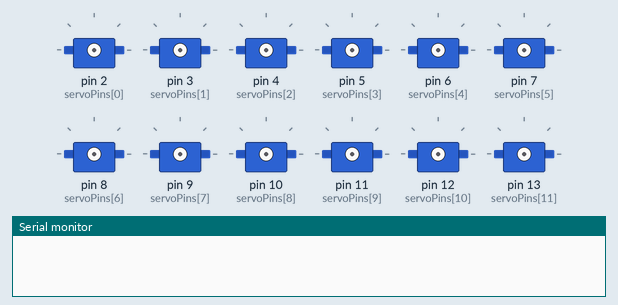
The sketch below on a simulated Arduino Mega 2560, built with avr-gcc and run on an emulated ATmega2560. Parts: 12 × servo, the last lines printed to the serial monitor. The local clock reads 2024-03-15 10:24:30 at power-on unless the sketch sets it.

Above: at 0.0 s.
At 0.49 s:
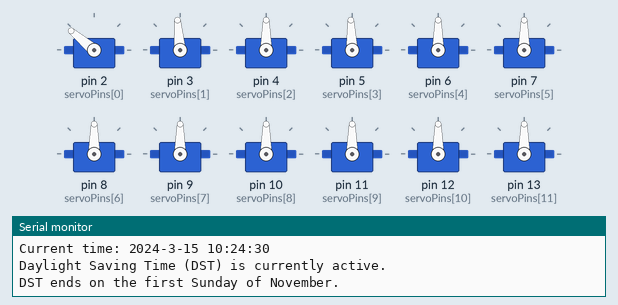
At 1.1 s:
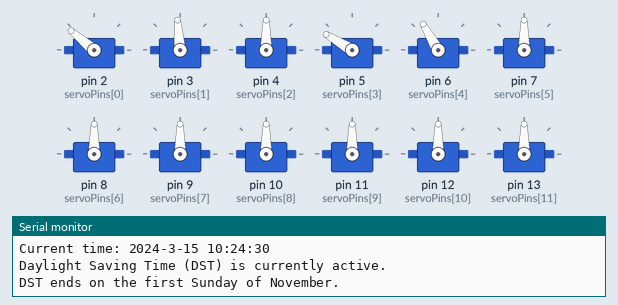
At 2.01 s:
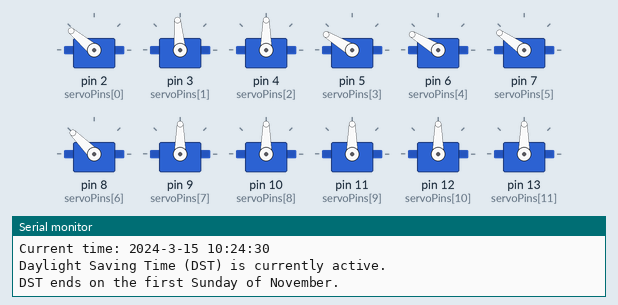
At 2.62 s:
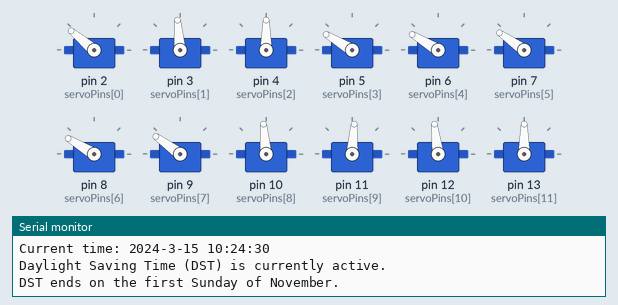
At 3.4 s:
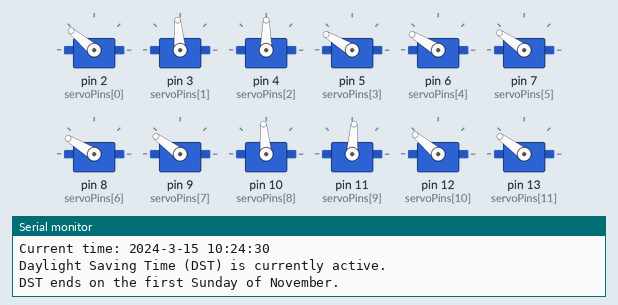
Timing chart, 0 to 4.9 s (numbered marks = the images above):
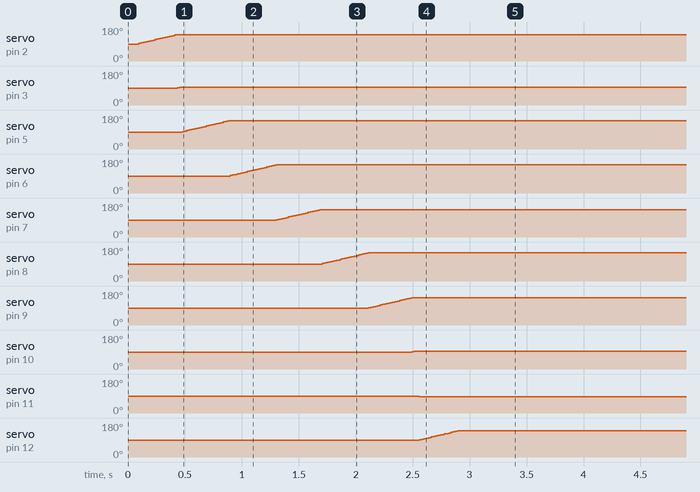

Measured:
- by itself, servo on pin 2 (servoPins[0]): moves from 90° to 140° over 0.34 s
- by itself, servo on pin 3 (servoPins[1]): 90° → 95° at 0.43 s
- by itself, servo on pin 5 (servoPins[3]), servo on pin 6 (servoPins[4]), servo on pin 8 (servoPins[6]): moves from 90° to 149° over 0.40 s
- by itself, servo on pin 7 (servoPins[5]): moves from 90° to 145° over 0.38 s
- by itself, servo on pin 9 (servoPins[7]), servo on pin 13 (servoPins[11]): moves from 90° to 144° over 0.38 s
- by itself, servo on pin 10 (servoPins[8]): 90° → 95° at 2.5 s
- by itself, servo on pin 11 (servoPins[9]): 90° → 86° at 2.5 s
- by itself, servo on pin 12 (servoPins[10]): moves from 90° to 140° over 0.36 s

The sketch:

segment_Clock_RTC02_onlyupdatechangedservos.ino
```cpp
#include <Wire.h>
#include <RTClib.h>
#include <Servo.h>

RTC_DS3231 rtc;

Servo servos[30];

// Servo pin assignments for each digit and dots (change these according to your wiring)
/*   Servo pin assignment map:

                        FRONT VIEW
    2             9                    24           31
7      3      14     10     22      29    25     36    32
    8             15                   30           37
6      4      13     11     23      28    26     35    33
    5             12                   27           34

*/
const int servoPins[30] = {
                            2, 3, 4, 5, 6, 7, 8,
                            9, 10, 11, 12, 13, 14, 15,
                            24, 25, 26, 27, 28, 29, 30,
                            31, 32, 33, 34, 35, 36, 37,
                            22, 23
                          };

const int ON_ANGLES[30] = {
                            82, 95, 90, 86, 77, 81, 85,
                            86, 95, 86, 86, 86, 108, 100,
                            82, 95, 95, 72, 82, 95, 68,
                            90, 82, 82, 90, 86,86, 95,
                            103, 104
                          };
const int OFF_ANGLES[30] = {
                              140, 154, 154, 149, 149, 145, 149,
                              144, 167, 140, 140, 144, 162, 158,
                              154, 154, 154, 144, 144, 162, 131,
                              149, 154, 154, 159, 154, 150, 158,
                              172, 167
                            };
// digitConfig is a map of each of the 7 segnments where 1=on, 0 = 0ff for each number to display
const int digitConfig[10][7] = {
    {1, 1, 1, 1, 1, 1, 0},  // 0
    {0, 1, 1, 0, 0, 0, 0},  // 1
    {1, 1, 0, 1, 1, 0, 1},  // 2
    {1, 1, 1, 1, 0, 0, 1},  // 3
    {0, 1, 1, 0, 0, 1, 1},  // 4
    {1, 0, 1, 1, 0, 1, 1},  // 5
    {1, 0, 1, 1, 1, 1, 1},  // 6
    {1, 1, 1, 0, 0, 0, 0},  // 7
    {1, 1, 1, 1, 1, 1, 1},  // 8
    {1, 1, 1, 1, 0, 1, 1}}; // 9

int lastServoPositions[30];
bool format12h = true;       //set to false if you want 24h format
bool isPM;

void setup() {
  Serial.begin(9600);

  if (!rtc.begin()) {
    Serial.println("Couldn't find RTC");
    while (1);
  }

  if (rtc.lostPower()) {
    Serial.println("RTC lost power, setting the time!");
    rtc.adjust(DateTime(F(__DATE__), F(__TIME__)));     //get the last compilation time and date
  }

  // Display initial time and DST status
  printTimeAndDSTInfo();
}

void loop() {
  DateTime now = rtc.now();
  now = adjustForDST(now); // Adjust for DST

  int hours = now.hour();
  int minutes = now.minute();
  int seconds = now.second();

  if (format12h) {
    // convert from 24 to 12h format
    if (hours == 0) {
      hours = 12;         //midnight
      isPM = false;
    } else if (hours <12) {
      hours = hours;      //morning
      isPM = false;
    } else if (hours == 12) {
      hours = 12;         //noon
      isPM = true;
    } else {
      hours = hours -12;  //afternoon
      isPM = true;
    }
  }


  if (hours >= 0 && hours < 23) {
    for (int i = 0; i < 30; i++) {
      servos[i].attach(servoPins[i]);
    }

    // don't display leading zero if 12h format
    if (format12h && hours <10 ) {
      clearDigit(0);
    } else {
      displayDigit(hours / 10, 0);
    }

    displayDigit(hours % 10, 1);
    displayDigit(minutes / 10, 2);
    displayDigit(minutes % 10, 3);

    for (int i = 0; i < 30; i++) {
      servos[i].detach();
    }
  }

  if (seconds == 0) {
    // Print the time and DST info every minute
    printTimeAndDSTInfo();
  }

  delay(1000);
}

DateTime adjustForDST(DateTime now) {
  int month = now.month();
  int day = now.day();
  int hour = now.hour();
  int weekday = now.dayOfTheWeek();

  // Check for DST start (Second Sunday in March)
  if (month == 3 && (day - weekday >= 7) && (weekday != 0 || day >= 14)) {
    if (hour >= 2) {
      now = now + TimeSpan(3600); // Add 1 hour
    }
  }
  // Check for DST end (First Sunday in November)
  else if (month == 11 && (day - weekday < 7) && (weekday != 0 || day <= 7)) {
    if (hour >= 2) {
      now = now - TimeSpan(3600); // Subtract 1 hour
    }
  }

  return now;
}

void printTimeAndDSTInfo() {
  DateTime now = rtc.now();
  int month = now.month();
  int day = now.day();
  int weekday = now.dayOfTheWeek();

  bool isDST = false;
  String nextDSTChange;

  // Check DST status
  if ((month > 3 && month < 11) || // Between April and October
      (month == 3 && (day - weekday >= 7) && (weekday != 0 || day >= 14)) || // After second Sunday in March
      (month == 11 && (day - weekday < 7) && (weekday == 0 && day < 7))) {  // Before first Sunday in November
    isDST = true;
    nextDSTChange = "DST ends on the first Sunday of November.";
  } else {
    nextDSTChange = "DST begins on the second Sunday of March.";
  }

  // Print the current time
  Serial.print("Current time: ");
  Serial.print(now.year());
  Serial.print("-");
  Serial.print(now.month());
  Serial.print("-");
  Serial.print(now.day());
  Serial.print(" ");
  Serial.print(now.hour());
  Serial.print(":");
  Serial.print(now.minute());
  Serial.print(":");
  Serial.println(now.second());

  // Print DST status
  if (isDST) {
    Serial.println("Daylight Saving Time (DST) is currently active.");
  } else {
    Serial.println("Standard Time (DST is not active).");
  }

  // Print next DST change
  Serial.println(nextDSTChange);
}

void displayDigit(int digit, int position) {
  // for each segment in a digit
  for (int i = 0; i < 7; i++) {
     // determine the servo to move bsaed on the segment(i) and position (hh:mm)
    int servoIndex = position * 7 + i;

     // determine whether to pop out or push in this segment based on digitConfig map
    int targetAngle = (digitConfig[digit][i] == 1) ? ON_ANGLES[servoIndex] : OFF_ANGLES[servoIndex];

      // if the segment isn't already in position, move it.
    if (targetAngle != lastServoPositions[servoIndex]) {
      moveServoSmooth(servos[servoIndex], targetAngle);
      lastServoPositions[servoIndex] = targetAngle;
    }
  }
}

void moveServoSmooth(Servo &servo, int targetAngle) {
  int currentAngle = servo.read();
  int step = (currentAngle < targetAngle) ? 1 : -1;

  for (int angle = currentAngle; angle != targetAngle; angle += step) {
    servo.write(angle);
    delay(7);
  }
  //Serial.print("moving servo ");
  //Serial.print(Servo);
  servo.write(targetAngle);
}

void clearDigit(int position) {
  //flatten out the entire digit
  for (int i = 0; i < 7; i++) {
     // determine the servo to move bsaed on the segment(i) and position (hh:mm)
    int servoIndex = position * 7 + i;

     // set to off position
    int targetAngle = OFF_ANGLES[servoIndex];

      // if the segment isn't already in position, move it.
    if (targetAngle != lastServoPositions[servoIndex]) {
      moveServoSmooth(servos[servoIndex], targetAngle);
      lastServoPositions[servoIndex] = targetAngle;
    }
  }
}
```
